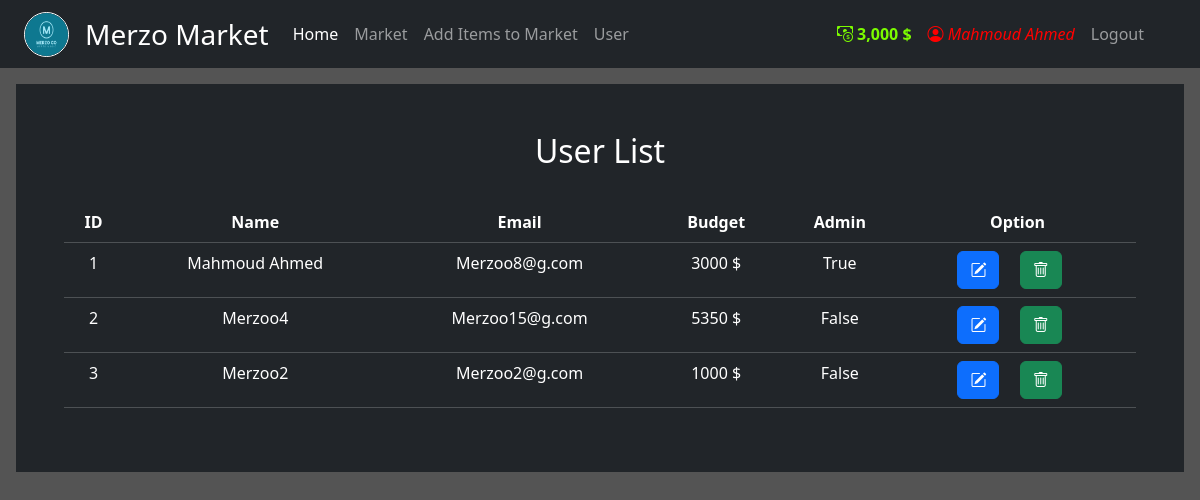
Screenshot of /Users (signed in) with the database file from the repository.
### My_App/models.py (models this page shows, shortened)
class User(db.Model, UserMixin):
    id = db.Column(db.Integer(), primary_key=True)
    username = db.Column(db.String(length=30), nullable=False, unique=True)
    email_address = db.Column(db.String(length=50), nullable=False, unique=True)
    password_hash = db.Column(db.String(length=60), nullable=False)
    budget = db.Column(db.Integer(), nullable=False, default=1000)
    admin = db.Column(db.Boolean (), nullable=False, default='False')
    items = db.relationship('Item', backref='owned_user', lazy=True)
    @property
    def prettier_budget(self):
        if len(str(self.budget)) >= 4:
            return f'{str(self.budget)[:-3]},{str(self.budget)[-3:]} $'
        else:
            return f"{self.budget}$"
    @property
    def password(self):
        return self.password

### My_App/routes.py (the view, shortened to what this page needs)
@app.route('/Users' , methods= ["POST" , "GET"] )
@login_required
def users_page():
   DeleteUser_form = DeleteUserForm()
   Users = User.query.all()
   for user in Users:
        user.item_count = Item.query.filter_by(owner=user.id).count()
        user.total_value = db.session.query(db.func.sum(Item.price)).filter_by(owner=user.id).scalar() or 0
   return render_template('Users.html', Users_v=Users ,DeleteUser_form = DeleteUser_form)

### My_App/models.py (called while the page is built)
@login_manager.user_loader
def load_user(user_id):
    return User.query.get(int(user_id))

### My_App/templates/Users.html (shortened to what this page needs)
{% extends "base.html" %}
{%block body %}
<div class="position-relative overflow-hidden p-3 p-md-5 m-md-3  bg-dark" style="color:white">
  <div class="col text-center">
    <h2>User List</h2>
    <br>
    <table class="table table-hover table-dark text-center">
      <thead>
        <tr style="color: red">
          <th scope="col">ID</th>
          <th scope="col">Name</th>
          <th scope="col">Email</th>
          <th scope="col">Budget</th>
          <th scope="col">Admin</th>
          <th scope="col">Option</th>
        </tr>
      </thead>
      <tbody>
        {% for user in Users_v %}
        <tr>
          <td>{{ user.id }}</td>
          <td>{{ user.username }}</td>
          <td>{{ user.email_address }}</td>
          <td>{{ user.budget }} $</td>
          <td>{{ user.admin }}</td>
          <td>
            <a class="btn btn-outline btn-primary me-3"
              href="{{ url_for('EditUser_page' , user_id=user.id ,index_V='1') }}">
              <i class="bi bi-pencil-square"></i>
            </a>
            <a class="btn btn-outline btn-success me-3" data-toggle="modal" data-target="#Modal-DeleteUser-{{user.id}}">
              <i class=" bi bi-trash"></i>
            </a>
          </td>
          {% endfor %}
      </tbody>
    </table>
  </div>
</div>
{% endblock %}

### My_App/templates/base.html (shortened to what this page needs)
<!DOCTYPE html>
<html lang="en">
<head>
  <link rel="stylesheet" href="https://cdn.jsdelivr.net/npm/bootstrap-icons@1.13.1/font/bootstrap-icons.min.css">
  <link href="https://cdn.jsdelivr.net/npm/bootstrap@5.3.8/dist/css/bootstrap.min.css" rel="stylesheet"
 />
  <link rel="stylesheet" href="{{ url_for('static', filename = 'css/main.css') }}" />
</head>
<body>
  <nav class="navbar navbar-expand-md navbar-dark bg-dark">
    <img class="navimg ms-4" src="{{ url_for('static', filename = 'image/FullLogo.png') }}" alt="">
    <a class="navbar-brand ms-3 fs-3" href="#">Merzo Market</a>
    <div class="collapse navbar-collapse" id="navbarNav">
      <ul class="navbar-nav me-auto mb-2 mb-lg-0">
        <li class="nav-item">
          <a class="nav-link active" href="{{ url_for('home_page') }}">Home </a>
        </li>
        <li class="nav-item">
          <a class="nav-link" href="{{ url_for('market_page') }}">Market</a>
        </li>
        {% if current_user.is_authenticated and current_user.admin == true %}
        <li class="nav-item">
          <a class="nav-link" href="{{ url_for('Item_page') }}">Add Items to Market</a>
        </li>
        {% endif %}
        {% if current_user.is_authenticated and current_user.admin == true %}
        <li class="nav-item">
          <a class="nav-link" href="{{ url_for('users_page') }}">User</a>
        </li>
        {% endif %}
      </ul>
      {% if current_user.is_authenticated %}
      <ul class="navbar-nav text-end">
        <li class="nav-item">
          <a class="nav-link" style="color: lawngreen; font-weight: bold">
            <i class="bi bi-cash-coin"></i>
            {{ current_user.prettier_budget}}
          </a>
        </li>
        {% if current_user.admin == true %}
        <li class="nav-item">
          <a class="nav-link" href="{{ url_for('EditUser_page') }}" style="color: red;"> <i class="bi bi-person-circle">
              {{
              current_user.username }} </i>
          </a>
        </li>
        {% else %}
        <li class="nav-item">
          <a class="nav-link" href="{{ url_for('EditUser_page') }}"> <i class="bi bi-person-circle"> {{
              current_user.username }} </i>
          </a>
        </li>
        {% endif %}
        <li class="nav-item me-5">
          <a class="nav-link" href="{{ url_for('logout_page') }}">Logout</a>
        </li>
      </ul>
      {% endif %}
    </div>
  </nav>
  {% block body %}
  {% endblock %}
</body>
</html>

### My_App/static/css/main.css (style rules this page uses)
body { background-color: #545454; color: white; }
img { width: 200px; height: 200px; border-radius: 50%; border-color: white; border-width: 10px; border-style: double; }
.navimg { width: 45px; height: 45px; border-radius: 50%; border-color: white; border-width: 1px; border-style: double; font-family: Arial, Helvetica, sans-serif; }

### rows the page displays
User: prettier_budget "3,000 $", username "Mahmoud Ahmed", id "1", email_address "Merzoo8@g.com", budget "3000", admin "True"
User: id "2", username "Merzoo4", email_address "Merzoo15@g.com", budget "5350", admin "False"
User: id "3", username "Merzoo2", email_address "Merzoo2@g.com", budget "1000", admin "False"
